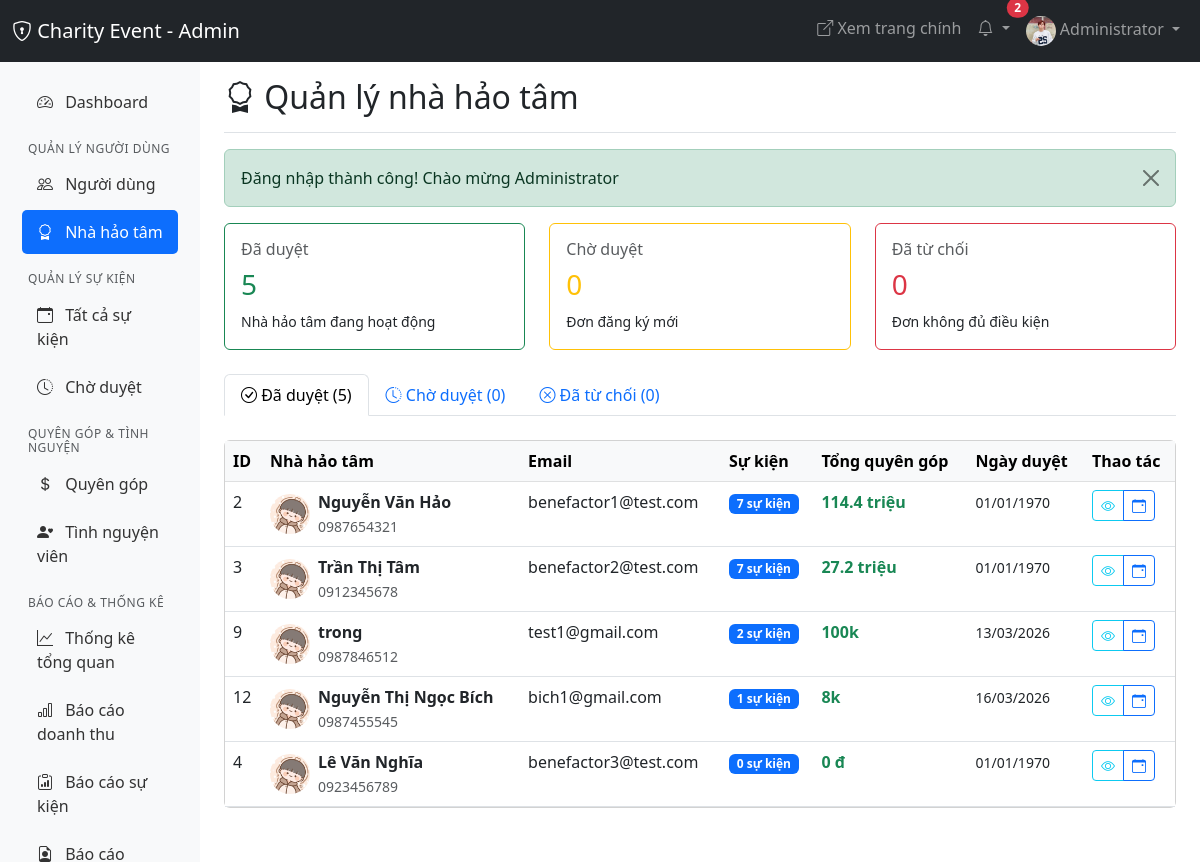
Page /admin/benefactors/benefactors.php (signed in) on the committed database.
### tables this page shows
CREATE TABLE `users` (
  `id` int(11) NOT NULL,
  `fullname` varchar(100) NOT NULL,
  `email` varchar(100) NOT NULL,
  `password` varchar(255) NOT NULL,
  `phone` varchar(20) DEFAULT NULL,
  `avatar` varchar(255) DEFAULT 'default-avatar.png',
  `address` text DEFAULT NULL,
  `bio` text DEFAULT NULL,
  `city` varchar(100) DEFAULT NULL,
  `district` varchar(100) DEFAULT NULL,
  `role` enum('user','benefactor','admin') DEFAULT 'user',
  `benefactor_status` enum('none','pending','approved','rejected') DEFAULT 'none',
  `benefactor_verified_at` timestamp NULL DEFAULT NULL,
  `benefactor_verified_by` int(11) DEFAULT NULL,
  `status` enum('active','inactive','banned') DEFAULT 'active',
  `last_login` timestamp NULL DEFAULT NULL,
  `created_at` timestamp NOT NULL DEFAULT current_timestamp(),
  `updated_at` timestamp NOT NULL DEFAULT current_timestamp() ON UPDATE current_timestamp(),
  `public_profile` tinyint(1) DEFAULT 1,
  `show_donations` tinyint(1) DEFAULT 1,
  `show_volunteers` tinyint(1) DEFAULT 1,
  `email_notifications` tinyint(1) DEFAULT 1,
  `donation_notifications` tinyint(1) DEFAULT 1,
  `volunteer_notifications` tinyint(1) DEFAULT 1,
  `event_notifications` tinyint(1) DEFAULT 1
);

### config/db.php (called while the page is built, shortened)
<?php
function formatMoney($amount) {
    if ($amount >= 1000000000) {
        return number_format($amount / 1000000000, 1) . ' tỷ';
    } elseif ($amount >= 1000000) {
        return number_format($amount / 1000000, 1) . ' triệu';
    } elseif ($amount >= 1000) {
        return number_format($amount / 1000, 0) . 'k';
    }
    return number_format($amount, 0, ',', '.') . ' đ';
}
function formatDate($date, $format = 'd/m/Y') {
    return date($format, strtotime($date));
}
function getFlashMessage() {
    if (isset($_SESSION['flash_message'])) {
        $type = $_SESSION['flash_type'] ?? 'info';
        $message = $_SESSION['flash_message'];
        return ['type' => $type, 'message' => $message];
    }
    return null;
}
?>

### admin/benefactors/benefactors.php (the view, shortened to what this page needs)
<?php
require_once '../../config/db.php';
$pageTitle = 'Quản lý nhà hảo tâm';
$tab = $_GET['tab'] ?? 'approved';
$totalApproved = $pdo->query("SELECT COUNT(*) FROM users WHERE benefactor_status = 'approved'")->fetchColumn();
$totalPending = $pdo->query("SELECT COUNT(*) FROM benefactor_applications WHERE status = 'pending'")->fetchColumn();
$totalRejected = $pdo->query("SELECT COUNT(*) FROM benefactor_applications WHERE status = 'rejected'")->fetchColumn();
if ($tab === 'approved') {
    $benefactors = $pdo->query("
        SELECT u.*,
               COUNT(DISTINCT e.id) as total_events,
               COALESCE(SUM(d.amount), 0) as total_raised
        FROM users u
        LEFT JOIN events e ON u.id = e.user_id AND e.status = 'approved'
        LEFT JOIN donations d ON e.id = d.event_id AND d.status = 'completed'
        WHERE u.benefactor_status = 'approved'
        GROUP BY u.id
        ORDER BY total_raised DESC
    ")->fetchAll();
}
?>
<!DOCTYPE html>
<html lang="vi">
<head>
    <link href="https://cdn.jsdelivr.net/npm/bootstrap@5.3.0/dist/css/bootstrap.min.css" rel="stylesheet">
    <link rel="stylesheet" href="https://cdn.jsdelivr.net/npm/bootstrap-icons@1.11.0/font/bootstrap-icons.css">
</head>
<body>
    <?php include '../includes/admin_navbar.php'; ?>
    <div class="container-fluid">
        <div class="row">
            <?php include '../includes/admin_sidebar.php'; ?>
            <main class="col-md-9 ms-sm-auto col-lg-10 px-md-4">
                <div class="d-flex justify-content-between flex-wrap flex-md-nowrap align-items-center pt-3 pb-2 mb-3 border-bottom">
                    <h1 class="h2"><i class="bi bi-award"></i> <?= $pageTitle ?></h1>
                </div>
                <?php
                $flash = getFlashMessage();
                if ($flash):
                ?>
                <div class="alert alert-<?= $flash['type'] ?> alert-dismissible fade show" role="alert">
                    <?= $flash['message'] ?>
                    <button type="button" class="btn-close" data-bs-dismiss="alert"></button>
                </div>
                <?php endif; ?>
                <div class="row mb-4">
                    <div class="col-md-4">
                        <div class="card border-success">
                            <div class="card-body">
                                <h6 class="text-muted">Đã duyệt</h6>
                                <h3 class="text-success"><?= number_format($totalApproved) ?></h3>
                                <small>Nhà hảo tâm đang hoạt động</small>
                            </div>
                        </div>
                    </div>
                    <div class="col-md-4">
                        <div class="card border-warning">
                            <div class="card-body">
                                <h6 class="text-muted">Chờ duyệt</h6>
                                <h3 class="text-warning"><?= number_format($totalPending) ?></h3>
                                <small>Đơn đăng ký mới</small>
                            </div>
                        </div>
                    </div>
                    <div class="col-md-4">
                        <div class="card border-danger">
                            <div class="card-body">
                                <h6 class="text-muted">Đã từ chối</h6>
                                <h3 class="text-danger"><?= number_format($totalRejected) ?></h3>
                                <small>Đơn không đủ điều kiện</small>
                            </div>
                        </div>
                    </div>
                </div>
                <ul class="nav nav-tabs mb-4">
                    <li class="nav-item">
                        <a class="nav-link <?= $tab === 'approved' ? 'active' : '' ?>"
                           href="?tab=approved">
                            <i class="bi bi-check-circle"></i> Đã duyệt (<?= $totalApproved ?>)
                        </a>
                    </li>
                    <li class="nav-item">
                        <a class="nav-link <?= $tab === 'pending' ? 'active' : '' ?>"
                           href="?tab=pending">
                            <i class="bi bi-clock-history"></i> Chờ duyệt (<?= $totalPending ?>)
                        </a>
                    </li>
                    <li class="nav-item">
                        <a class="nav-link <?= $tab === 'rejected' ? 'active' : '' ?>"
                           href="?tab=rejected">
                            <i class="bi bi-x-circle"></i> Đã từ chối (<?= $totalRejected ?>)
                        </a>
                    </li>
                </ul>
                <div class="card">
                    <div class="card-body p-0">
                        <div class="table-responsive">
                            <table class="table table-hover mb-0">
                                <thead class="table-light">
                                    <tr>
                                        <?php if ($tab === 'approved'): ?>
                                            <th>ID</th>
                                            <th>Nhà hảo tâm</th>
                                            <th>Email</th>
                                            <th>Sự kiện</th>
                                            <th>Tổng quyên góp</th>
                                            <th>Ngày duyệt</th>
                                            <th>Thao tác</th>
                                        <?php endif; ?>
                                    </tr>
                                </thead>
                                <tbody>
                                    <?php if (count($benefactors) > 0): ?>
                                        <?php foreach ($benefactors as $benefactor): ?>
                                        <tr>
                                            <?php if ($tab === 'approved'): ?>
                                                <td><?= $benefactor['id'] ?></td>
                                                <td>
                                                    <div class="d-flex align-items-center">
                                                        <img src="<?= BASE_URL ?>/public/uploads/avatars/<?= $benefactor['avatar'] ?>"
                                                             alt="Avatar" class="rounded-circle me-2"
                                                             style="width: 40px; height: 40px; object-fit: cover;"
                                                             onerror="this.src='<?= BASE_URL ?>/public/uploads/avatars/avatar1.jpg'">
                                                        <div>
                                                            <div class="fw-bold"><?= htmlspecialchars($benefactor['fullname']) ?></div>
                                                            <?php if ($benefactor['phone']): ?>
                                                            <small class="text-muted"><?= htmlspecialchars($benefactor['phone']) ?></small>
                                                            <?php endif; ?>
                                                        </div>
                                                    </div>
                                                </td>
                                                <td><?= htmlspecialchars($benefactor['email']) ?></td>
                                                <td>
                                                    <span class="badge bg-primary"><?= $benefactor['total_events'] ?> sự kiện</span>
                                                </td>
                                                <td>
                                                    <span class="text-success fw-bold"><?= formatMoney($benefactor['total_raised']) ?></span>
                                                </td>
                                                <td>
                                                    <small><?= formatDate($benefactor['benefactor_verified_at']) ?></small>
                                                </td>
                                                <td>
                                                    <div class="btn-group btn-group-sm">
                                                        <a href="../users/user_detail.php?id=<?= $benefactor['id'] ?>"
                                                           class="btn btn-outline-info" title="Chi tiết">
                                                            <i class="bi bi-eye"></i>
                                                        </a>
                                                        <a href="../events/all_events.php?benefactor_id=<?= $benefactor['id'] ?>"
                                                           class="btn btn-outline-primary" title="Xem sự kiện">
                                                            <i class="bi bi-calendar-event"></i>
                                                        </a>
                                                    </div>
                                                </td>
                                            <?php endif; ?>
                                        </tr>
                                        <?php endforeach; ?>
                                    <?php endif; ?>
                                </tbody>
                            </table>
                        </div>
                    </div>
                </div>
            </main>
        </div>
    </div>
</body>
</html>

### rows in the picture
users: id "2", fullname "Nguyễn Văn Hảo", phone "0987654321", email "benefactor1@test.com", total_events "7", total_raised "114.4 triệu", benefactor_verified_at "01/01/1970"
users: id "3", fullname "Trần Thị Tâm", phone "0912345678", email "benefactor2@test.com", total_events "7", total_raised "27.2 triệu", benefactor_verified_at "01/01/1970"
users: id "9", fullname "trong", phone "0987846512", email "test1@gmail.com", total_events "2", total_raised "100k", benefactor_verified_at "13/03/2026"
users: id "12", fullname "Nguyễn Thị Ngọc Bích", phone "0987455545", email "bich1@gmail.com", total_events "1", total_raised "8k", benefactor_verified_at "16/03/2026"
users: id "4", fullname "Lê Văn Nghĩa", phone "0923456789", email "benefactor3@test.com", total_events "0", total_raised "0 đ", benefactor_verified_at "01/01/1970"

### other values in the picture
SITE_NAME "Charity Event"
$unreadCount "2"
$_SESSION['fullname'] "Administrator"
$pageTitle "Quản lý nhà hảo tâm"
$flash['message'] "Đăng nhập thành công! Chào mừng Administrator"
$totalApproved "5"
$totalPending "0"
$totalRejected "0"
